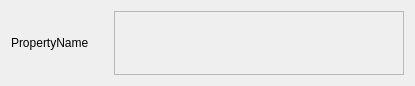
<?xml version="1.0" encoding="UTF-8"?>
<ui version="4.0">
 <class>PropertyListEntry</class>
 <widget class="QWidget" name="PropertyListEntry">
  <property name="geometry">
   <rect>
    <x>0</x>
    <y>0</y>
    <width>415</width>
    <height>86</height>
   </rect>
  </property>
  <property name="windowTitle">
   <string>PropertyListEntry</string>
  </property>
  <layout class="QVBoxLayout" name="mainLayout" stretch="0">
   <item>
    <layout class="QHBoxLayout" name="headerHBox" stretch="1,3">
     <item>
      <widget class="QLabel" name="label">
       <property name="text">
        <string>PropertyName</string>
       </property>
      </widget>
     </item>
     <item>
      <widget class="QFrame" name="frame">
       <property name="frameShape">
        <enum>QFrame::Shape::StyledPanel</enum>
       </property>
       <property name="frameShadow">
        <enum>QFrame::Shadow::Raised</enum>
       </property>
      </widget>
     </item>
    </layout>
   </item>
  </layout>
 </widget>
 <resources/>
 <connections/>
</ui>
